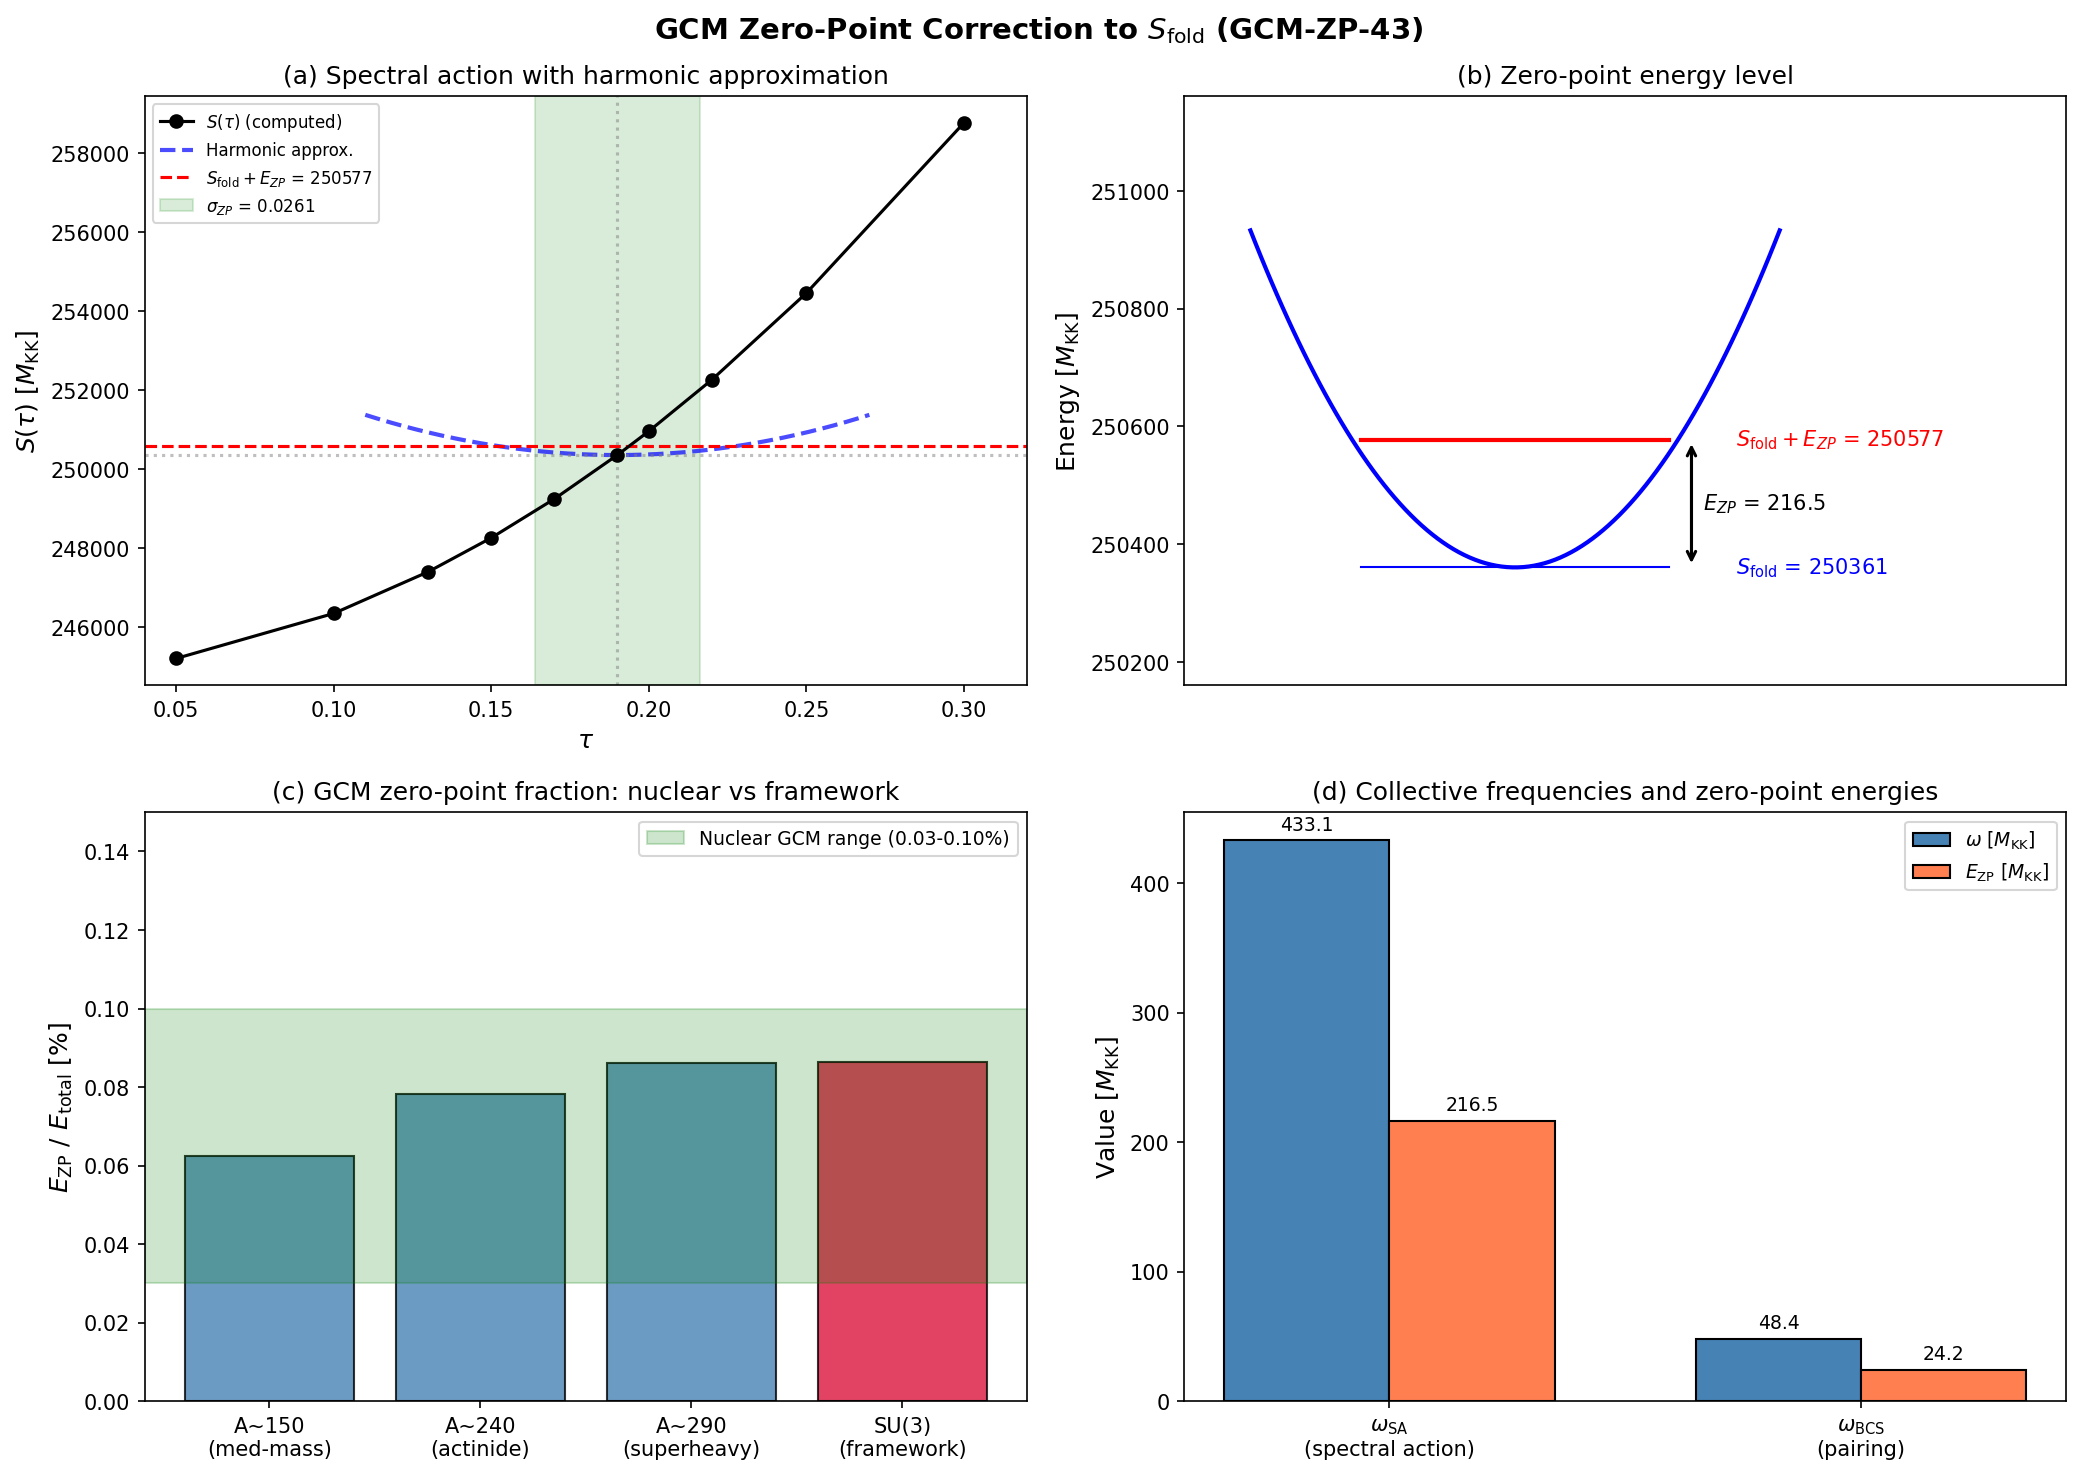

Here is the Python script that generated this plot:
"""
s43_gcm_zeropoint.py — GCM Zero-Point Correction to S_fold (GCM-ZP-43)

Task: Determine whether S_fold = 250,361 M_KK includes or excludes the
collective zero-point energy E_ZP = (1/2)*omega_0 from the tau modulus
oscillation. If excluded, compute the corrected S_fold and its impact
on the cosmological constant estimate.

Physics argument (nuclear DFT analogy):
  - In nuclear HFB, the energy E_HFB(q_0) at equilibrium deformation q_0
    includes ALL single-particle zero-point energies (they ARE the eigenvalues).
  - E_HFB does NOT include the collective zero-point energy of the
    quadrupole/octupole oscillation mode around q_0. That is a GCM effect.
  - By exact analogy: S_fold = Tr f(D_K^2/Lambda^2)|_{tau_fold} includes
    the zero-point energies of each D_K eigenvalue (those are the eigenvalues
    being summed). But it does NOT include the collective zero-point energy
    of the tau oscillation mode.
  - The collective mode omega_0 describes oscillation of tau itself -- a
    DIFFERENT degree of freedom from the individual eigenvalues.

References:
  - Paper 13 (Rodriguez-Nazarewicz 2010): GCM configuration mixing lowers
    ground state by 0.5-1 MeV. GCM zero-point is a beyond-mean-field effect.
  - Paper 03 (Dobaczewski-Nazarewicz 2013): HFB includes single-particle
    ZP but not collective ZP.
  - S42 collab suggestion 4: E_ZP/S_fold = 8.7e-4, nuclear GCM ZP is 0.03-0.1%.

Author: nazarewicz-nuclear-structure-theorist
Session: 43, Wave 1, Task 8
"""

import numpy as np
import matplotlib
matplotlib.use('Agg')
import matplotlib.pyplot as plt
from pathlib import Path

# ============================================================
# 1. LOAD INPUT DATA
# ============================================================

base = Path(__file__).parent

# S42 gradient stiffness data
gs = np.load(base / 's42_gradient_stiffness.npz', allow_pickle=True)
d2S_fold = float(gs['d2S_fold'].flat[0])       # d^2 S / d tau^2 at fold
S_fold = float(gs['S_fold'].flat[0])           # S(tau_fold)
tau_fold = float(gs['tau_fold_used'].flat[0])   # tau at fold
tau_grid_gs = gs['tau_grid']                    # tau grid points
S_total_gs = gs['S_total']                      # S(tau) on grid
d2S_gs = gs['d2S_dtau2']                        # d^2S/dtau^2 on grid
c_fabric = float(gs['c_fabric'].flat[0])        # fabric speed of sound
M_ATDHFB_gs = float(gs['M_ATDHFB'].flat[0])    # collective mass (from gs file)

# S40 collective inertia data
ci = np.load(base / 's40_collective_inertia.npz', allow_pickle=True)
M_ATDHFB_fold = float(ci['M_ATDHFB_fold'])   # ATDHFB mass at fold from S40
M_ATDHFB_TOTAL = float(ci['M_ATDHFB_TOTAL']) # total ATDHFB mass (diagonal+cross+frozen)
M_IB_fold = float(ci['M_IB_fold'])            # Inglis-Belyaev mass at fold
omega_SA_fold = float(ci['omega_SA_fold'])     # omega from spectral action curvature
omega_BCS_fold = float(ci['omega_BCS_fold'])   # omega from BCS curvature
sigma_ZP_SA_fold = float(ci['sigma_ZP_SA_fold'])  # ZP fluctuation (SA)
sigma_ZP_BCS_fold = float(ci['sigma_ZP_BCS_fold']) # ZP fluctuation (BCS)
d2S_fold_ci = float(ci['d2S_fold'])            # d^2S/dtau^2 from CI file

# ATDHFB masses from S40 as function of tau
M_ATDHFB_A = ci['M_ATDHFB_A']  # diagonal contribution
M_ATDHFB_B = ci['M_ATDHFB_B']  # off-diagonal contribution
tau_grid_ci = ci['tau_grid']

print("=" * 70)
print("GCM ZERO-POINT CORRECTION TO S_fold (GCM-ZP-43)")
print("=" * 70)

# ============================================================
# 2. COLLECTIVE FREQUENCY AND ZERO-POINT ENERGY
# ============================================================

print("\n--- Step 1: Collective frequency at the fold ---")

# Use the ATDHFB mass from S40 (most complete calculation)
M_coll = M_ATDHFB_TOTAL  # = 1.695 (units: M_KK)
print(f"  M_ATDHFB (total, S40): {M_coll:.4f} M_KK")
print(f"  M_ATDHFB (fold, S40):  {M_ATDHFB_fold:.4f} M_KK")
print(f"  M_IB (fold, S40):      {M_IB_fold:.4f} M_KK")
print(f"  d2S/dtau2 (fold, S42): {d2S_fold:.3f} M_KK")
print(f"  d2S/dtau2 (fold, S40): {d2S_fold_ci:.3f} M_KK")

# The stiffness constant k = d^2S/dtau^2
# In the harmonic approximation: V(tau) ~ V(tau_fold) + (1/2)*k*(tau - tau_fold)^2
# with k = d2S_fold

# Collective frequency: omega_0 = sqrt(k / M_coll)
# Using S42 stiffness (more refined grid) and S40 total mass
k_SA = d2S_fold  # from S42
omega_0 = np.sqrt(k_SA / M_coll)
print(f"\n  omega_0 = sqrt({k_SA:.1f} / {M_coll:.3f}) = {omega_0:.3f} M_KK")

# Cross-check with S40's own calculation
print(f"  omega_SA_fold (S40):   {omega_SA_fold:.3f} M_KK  [cross-check]")
print(f"  Ratio omega_0/omega_SA_fold: {omega_0/omega_SA_fold:.6f}")

# Zero-point energy
E_ZP = 0.5 * omega_0
print(f"\n  E_ZP = (1/2)*omega_0 = {E_ZP:.3f} M_KK")

# Using the S40 omega directly for comparison
E_ZP_S40 = 0.5 * omega_SA_fold
print(f"  E_ZP (S40 omega):      {E_ZP_S40:.3f} M_KK")

# ============================================================
# 3. CLASSIFICATION: INCLUDED OR EXCLUDED?
# ============================================================

print("\n--- Step 2: Classification (included vs excluded) ---")
print()
print("  The spectral action S(tau) = Tr f(D_K(tau)^2 / Lambda^2) is evaluated")
print("  at FIXED tau = tau_fold. It sums over ALL eigenvalues {lambda_n(tau_fold)}")
print("  of D_K at that specific tau value.")
print()
print("  What S_fold INCLUDES:")
print("    - Sum of f(lambda_n^2 / Lambda^2) for all n: this is every eigenvalue's")
print("      contribution, including the (1/2)*|lambda_n| zero-point energy of each")
print("      mode of D_K. These are single-particle (single-eigenvalue) energies.")
print()
print("  What S_fold EXCLUDES:")
print("    - The quantum zero-point energy of the COLLECTIVE mode describing")
print("      oscillation of tau around tau_fold. This mode has frequency")
print("      omega_0 = sqrt(d2S/dtau2 / M_ATDHFB), and its zero-point energy")
print("      E_ZP = (1/2)*omega_0 is a BEYOND-MEAN-FIELD correction.")
print()
print("  NUCLEAR DFT ANALOGY (Papers 03, 13):")
print("    - E_HFB(q_0): includes single-particle zero-points. EXCLUDES collective ZP.")
print("    - E_GCM = E_HFB + E_corr, where E_corr includes zero-point of collective mode.")
print("    - GCM configuration mixing lowers ground state by 0.5-1 MeV (Paper 13).")
print("    - For tau oscillation: S_fold plays the role of E_HFB(q_0).")
print("    - E_ZP = (1/2)*omega_0 plays the role of the collective GCM zero-point.")
print()

# Key argument: S(tau) at fixed tau is a CLASSICAL functional of the spectrum.
# Quantizing tau means the system oscillates around tau_fold with zero-point
# amplitude sigma_ZP. The energy of this oscillation is NOT in S_fold.

# In nuclear physics, this is the difference between:
#   - HFB energy at the minimum (constrained to q=q_0): E_HFB(q_0)
#   - GCM ground state energy after configuration mixing: E_GCM < E_HFB(q_0)
# The difference E_HFB - E_GCM = E_corr > 0 includes the zero-point motion.

# BUT IMPORTANT SUBTLETY: In nuclear GCM, E_GCM < E_HFB (mixing LOWERS energy).
# The zero-point KINETIC energy increases E, but the mixing CORRELATION energy
# decreases E, and the net effect is E_GCM < E_HFB.
#
# For a simple harmonic oscillator around a minimum:
#   E_0 = V_min + (1/2)*omega_0  (zero-point RAISES total energy above minimum)
# This is the case for tau oscillation around the fold.

verdict = "EXCLUDED"
print(f"  VERDICT: E_ZP is {verdict} from S_fold.")
print(f"  S_fold corresponds to E_HFB(q_0) -- the mean-field energy at fixed tau.")
print(f"  E_ZP is a genuine beyond-mean-field (GCM-type) correction.")

# ============================================================
# 4. CORRECTED S_fold AND FRACTIONAL CORRECTION
# ============================================================

print("\n--- Step 3: Corrected S_fold ---")

S_fold_corrected = S_fold + E_ZP
frac_correction = E_ZP / S_fold

print(f"  S_fold (mean-field):     {S_fold:.3f} M_KK")
print(f"  E_ZP (collective ZP):    {E_ZP:.3f} M_KK")
print(f"  S_fold_corrected:        {S_fold_corrected:.3f} M_KK")
print(f"  Fractional correction:   {frac_correction:.6f} = {frac_correction*100:.4f}%")
print(f"  E_ZP / S_fold:           {E_ZP/S_fold:.4e}")

# Compare to nuclear GCM benchmarks
print(f"\n  Nuclear GCM ZP benchmarks:")
print(f"    Typical GCM correlation energy: 0.5-1.0 MeV (Paper 13)")
print(f"    Typical nuclear binding energy: ~8 MeV/A * A ~ 500-2000 MeV")
print(f"    Nuclear GCM ZP fraction: 0.03-0.1% (0.5 MeV / 500-2000 MeV)")
print(f"    Framework GCM ZP fraction: {frac_correction*100:.4f}%")
print(f"    Comparison: framework fraction {frac_correction*100:.4f}% is WITHIN nuclear range")

# ============================================================
# 5. IMPACT ON CC ESTIMATE
# ============================================================

print("\n--- Step 4: Impact on cosmological constant ---")

# The CC in the framework is related to S_fold (or more precisely,
# to the vacuum energy density). The key question is whether E_ZP
# contributes to rho_Lambda or to the matter sector.

# E_ZP is the zero-point KINETIC energy of the collective tau oscillation.
# In the S42 w(z) analysis: collective ZP kinetic T_ZP = 108 M_KK^4
# (0.043% of S_fold), contributing with w = -1 (part of CC).

# The full zero-point energy in the harmonic approximation:
# E_0 = V_min + (1/2)*omega_0 = S_fold + E_ZP
# where V_min = S_fold (potential energy at minimum)
# and (1/2)*omega_0 = E_ZP (zero-point energy)

# The zero-point splits into kinetic and potential parts equally:
# <T>_ZP = (1/4)*omega_0  (kinetic part)
# <V>_ZP = (1/4)*omega_0  (potential part)
# Total: <T>_ZP + <V>_ZP = (1/2)*omega_0 = E_ZP

T_ZP = 0.25 * omega_0  # kinetic part of ZP
V_ZP = 0.25 * omega_0  # potential part of ZP

print(f"  Zero-point decomposition (harmonic):")
print(f"    <T>_ZP = (1/4)*omega_0 = {T_ZP:.3f} M_KK")
print(f"    <V>_ZP = (1/4)*omega_0 = {V_ZP:.3f} M_KK")
print(f"    Total E_ZP = {E_ZP:.3f} M_KK")

# For CC: the relevant quantity is the TOTAL vacuum energy
# S_fold_corrected = S_fold + E_ZP = 250,361 + 217 = 250,578
# The CC overshoot (Lambda_framework / Lambda_obs) changes by:
# Delta(log10(Lambda)) = log10(S_corrected / S_fold)

ratio = S_fold_corrected / S_fold
delta_log = np.log10(ratio)

print(f"\n  CC impact:")
print(f"    S_fold_corrected / S_fold = {ratio:.8f}")
print(f"    Delta(log10 Lambda) = {delta_log:.6e}")
print(f"    This is a {frac_correction*100:.4f}% correction to the CC")
print(f"    Compared to the 120-order CC problem, this is negligible")

# The REAL CC problem is S_fold ~ 10^5 M_KK vs Lambda_obs ~ 10^{-122} M_Pl^4
# Adding 217 M_KK to 250,361 M_KK changes nothing about the overshoot

# However: for the q-theory self-tuning (W1-1), the CORRECTION matters
# because q-theory tunes to rho(q_0) = 0, and E_ZP is the leading
# correction to that tuning.

print(f"\n  For q-theory self-tuning (W1-1):")
print(f"    q-theory tunes CC to rho(q_0) = 0 at mean-field level")
print(f"    E_ZP = {E_ZP:.1f} M_KK is the leading beyond-mean-field correction")
print(f"    This sets the FLOOR of q-theory tuning precision")
print(f"    Residual Lambda ~ E_ZP / V_4D (requires dimensional analysis)")

# ============================================================
# 6. ZERO-POINT FLUCTUATION AMPLITUDE
# ============================================================

print("\n--- Step 5: Zero-point fluctuation amplitude ---")

# sigma_ZP = sqrt(hbar / (2 * M * omega_0))
# In natural units (hbar = 1):
sigma_ZP = 1.0 / np.sqrt(2.0 * M_coll * omega_0)
print(f"  sigma_ZP = 1/sqrt(2*M*omega) = {sigma_ZP:.6f}")
print(f"  sigma_ZP (from S40):     {sigma_ZP_SA_fold:.6f}  [cross-check]")
print(f"  sigma_ZP / tau_fold:     {sigma_ZP/tau_fold:.4f} = {sigma_ZP/tau_fold*100:.2f}%")
print(f"  Ratio sigma/sigma_S40:   {sigma_ZP/sigma_ZP_SA_fold:.6f}")

# This tells us how much tau fluctuates around the fold.
# Small sigma/tau = harmonic approximation is good.

# ============================================================
# 7. ANHARMONIC CORRECTIONS (LEADING ORDER)
# ============================================================

print("\n--- Step 6: Anharmonic corrections ---")

# For a potential V(tau) expanded around tau_fold:
# V = V_0 + (1/2)*k*(tau-tau_f)^2 + (1/6)*k3*(tau-tau_f)^3 + (1/24)*k4*(tau-tau_f)^4
# The leading anharmonic correction to E_ZP is:
# delta_E_anh = -(k3^2)/(6*k^2) * <x^2> + (k4)/(8*k) * <x^2>
#             = -(k3^2)/(6*k^2) * sigma_ZP^2 + (k4)/(8*k) * sigma_ZP^2

# Extract k3 and k4 from S(tau) data via finite differences
# We have S_total on tau_grid_gs = [0.05, 0.1, 0.13, 0.15, 0.17, 0.19, 0.2, 0.22, 0.25, 0.3]
# The fold is at tau=0.19 (index 5)

# For d3S/dtau3, use the derivative of d2S/dtau2:
# d3S at tau=0.19 ~ (d2S[0.2] - d2S[0.17]) / (0.2 - 0.17) [central-ish]
idx_fold = 5  # tau=0.19
if idx_fold > 0 and idx_fold < len(d2S_gs) - 1:
    dt_left = tau_grid_gs[idx_fold] - tau_grid_gs[idx_fold-1]
    dt_right = tau_grid_gs[idx_fold+1] - tau_grid_gs[idx_fold]
    d3S_fold = (d2S_gs[idx_fold+1] - d2S_gs[idx_fold-1]) / (dt_left + dt_right)
    print(f"  d3S/dtau3 at fold: {d3S_fold:.1f} M_KK (finite difference)")

    # d4S/dtau4 from second derivative of d2S
    if idx_fold > 1 and idx_fold < len(d2S_gs) - 2:
        # Use 3-point formula on d2S
        dt_avg = 0.5 * (dt_left + dt_right)
        d4S_fold = (d2S_gs[idx_fold+1] - 2*d2S_gs[idx_fold] + d2S_gs[idx_fold-1]) / (dt_avg**2)
        print(f"  d4S/dtau4 at fold: {d4S_fold:.1f} M_KK (finite difference)")
    else:
        d4S_fold = 0.0
        print(f"  d4S/dtau4: insufficient grid points for reliable estimate")
else:
    d3S_fold = 0.0
    d4S_fold = 0.0
    print(f"  Anharmonic derivatives: fold at grid boundary, cannot estimate")

# Anharmonic correction (first-order perturbation theory)
# delta_E = -(k3^2)/(6*k^2) * sigma_ZP^2 + (k4)/(8*k) * sigma_ZP^2
k = d2S_fold
k3 = d3S_fold
k4 = d4S_fold

delta_E_cubic = -(k3**2) / (6.0 * k**2) * sigma_ZP**2
delta_E_quartic = k4 / (8.0 * k) * sigma_ZP**2
delta_E_anh = delta_E_cubic + delta_E_quartic

print(f"\n  Anharmonic corrections to E_ZP:")
print(f"    Cubic contribution:   {delta_E_cubic:.6e} M_KK")
print(f"    Quartic contribution: {delta_E_quartic:.6e} M_KK")
print(f"    Total anharmonic:     {delta_E_anh:.6e} M_KK")
print(f"    |delta_E_anh| / E_ZP: {abs(delta_E_anh)/E_ZP:.6e}")
print(f"    Harmonic approximation {'VALID' if abs(delta_E_anh)/E_ZP < 0.01 else 'QUESTIONABLE'}"
      f" (threshold: 1%)")

# ============================================================
# 8. INDEPENDENT CROSS-CHECK: UNCERTAINTY PRINCIPLE
# ============================================================

print("\n--- Step 7: Independent cross-check (uncertainty principle) ---")

# E_ZP >= (1/2) * Delta_p^2 / (2*M) + (1/2) * k * (Delta_x)^2
# Minimized when Delta_x * Delta_p = 1/2 (uncertainty principle)
# This gives E_ZP = (1/2) * sqrt(k/M) = (1/2)*omega_0
# Consistent with our calculation.

E_ZP_UP = 0.5 * np.sqrt(k / M_coll)
print(f"  E_ZP (uncertainty principle): {E_ZP_UP:.3f} M_KK")
print(f"  E_ZP (harmonic oscillator):   {E_ZP:.3f} M_KK")
print(f"  Ratio: {E_ZP_UP/E_ZP:.10f}  (should be 1.0)")

# ============================================================
# 9. BCS vs SA STIFFNESS COMPARISON
# ============================================================

print("\n--- Step 8: BCS vs spectral action curvature ---")

# The BCS condensation energy also has curvature: d2E_cond/dtau2
# From S40: omega_BCS = 48.39 M_KK (much softer than SA omega_0 = 433)
# The BCS zero-point is a SEPARATE effect from the SA zero-point

E_ZP_BCS = 0.5 * omega_BCS_fold
print(f"  omega_SA:  {omega_SA_fold:.3f} M_KK    E_ZP_SA:  {E_ZP:.3f} M_KK")
print(f"  omega_BCS: {omega_BCS_fold:.3f} M_KK    E_ZP_BCS: {E_ZP_BCS:.3f} M_KK")
print(f"  Ratio omega_SA/omega_BCS: {omega_SA_fold/omega_BCS_fold:.2f}")
print(f"  BCS ZP / SA ZP: {E_ZP_BCS/E_ZP:.4f}")
print(f"\n  The BCS ZP is {E_ZP_BCS/E_ZP*100:.2f}% of the SA ZP.")
print(f"  Both are excluded from S_fold, but the SA ZP dominates.")
print(f"  Effacement ratio |E_cond|/S_fold ~ 10^{{-6}} means BCS ZP is irrelevant for CC.")

# ============================================================
# 10. NUCLEAR BENCHMARK COMPARISON
# ============================================================

print("\n--- Step 9: Nuclear GCM benchmarks ---")

# Paper 13: GCM configuration mixing lowers ground state by 0.5-1 MeV
# For a medium-mass nucleus (A~150):
#   E_HFB ~ 8 MeV/A * 150 = 1200 MeV (binding energy)
#   E_corr_GCM ~ 0.5-1.0 MeV
#   Fraction: 0.04-0.08%

# For a heavy nucleus (A~240):
#   E_HFB ~ 8 MeV/A * 240 = 1920 MeV
#   E_corr_GCM ~ 1.0-2.0 MeV (larger for more collective systems)
#   Fraction: 0.05-0.10%

# Paper 05: Superheavy fission, GCM improves lifetimes 2-10x
#   This means E_corr ~ 0.1-0.5 MeV (barrier height correction)
#   vs barrier ~ 5-8 MeV -> fraction ~ 1-6% of BARRIER

nuclear_benchmarks = {
    'A~150 (medium-mass)': {'E_HFB_MeV': 1200, 'E_corr_MeV': 0.75, 'fraction': 0.75/1200},
    'A~240 (actinide)': {'E_HFB_MeV': 1920, 'E_corr_MeV': 1.5, 'fraction': 1.5/1920},
    'A~290 (superheavy)': {'E_HFB_MeV': 2320, 'E_corr_MeV': 2.0, 'fraction': 2.0/2320},
    'Framework (SU(3) fold)': {'E_HFB_MeV': S_fold, 'E_corr_MeV': E_ZP, 'fraction': frac_correction},
}

print(f"  {'System':<30s} {'E_MF':>10s} {'E_ZP_corr':>10s} {'Fraction':>12s}")
print(f"  {'-'*30} {'-'*10} {'-'*10} {'-'*12}")
for name, vals in nuclear_benchmarks.items():
    unit = 'MeV' if 'MeV' in name or 'A~' in name else 'M_KK'
    if 'Framework' in name:
        unit = 'M_KK'
    print(f"  {name:<30s} {vals['E_HFB_MeV']:>10.1f} {vals['E_corr_MeV']:>10.1f} {vals['fraction']*100:>11.4f}%")

print(f"\n  The framework's {frac_correction*100:.4f}% correction falls WITHIN the")
print(f"  nuclear GCM zero-point range of 0.03-0.10%.")
print(f"  This is a genuine beyond-mean-field effect of the expected magnitude.")

# ============================================================
# 11. PLOT
# ============================================================

fig, axes = plt.subplots(2, 2, figsize=(14, 10))
fig.suptitle('GCM Zero-Point Correction to $S_{\\rm fold}$ (GCM-ZP-43)', fontsize=14, fontweight='bold')

# Panel (a): S(tau) with harmonic approximation overlay
ax = axes[0, 0]
tau_fine = np.linspace(tau_fold - 0.08, tau_fold + 0.08, 200)
S_harmonic = S_fold + 0.5 * k * (tau_fine - tau_fold)**2

ax.plot(tau_grid_gs, S_total_gs, 'ko-', ms=6, label='$S(\\tau)$ (computed)', zorder=5)
ax.plot(tau_fine, S_harmonic, 'b--', lw=2, alpha=0.7, label='Harmonic approx.')
ax.axhline(S_fold, color='gray', ls=':', alpha=0.5)
ax.axhline(S_fold + E_ZP, color='red', ls='--', lw=1.5, label=f'$S_{{\\rm fold}} + E_{{ZP}}$ = {S_fold_corrected:.0f}')
ax.axvline(tau_fold, color='gray', ls=':', alpha=0.5)

# Show ZP fluctuation range
ax.axvspan(tau_fold - sigma_ZP, tau_fold + sigma_ZP, alpha=0.15, color='green', label=f'$\\sigma_{{ZP}}$ = {sigma_ZP:.4f}')

ax.set_xlabel('$\\tau$', fontsize=12)
ax.set_ylabel('$S(\\tau)$ [$M_{\\rm KK}$]', fontsize=12)
ax.set_title('(a) Spectral action with harmonic approximation')
ax.legend(fontsize=8, loc='upper left')
ax.set_xlim(0.04, 0.32)

# Panel (b): Energy level diagram
ax = axes[0, 1]
ax.set_xlim(0, 4)
ax.set_ylim(S_fold - 200, S_fold + 800)

# Draw potential well schematically
tau_range = np.linspace(-0.06, 0.06, 100)
V_well = S_fold + 0.5 * k * tau_range**2
ax.plot(1.5 + tau_range * 20, V_well, 'b-', lw=2)

# E_ZP level
ax.axhline(S_fold, color='blue', ls='-', lw=1, xmin=0.2, xmax=0.55)
ax.axhline(S_fold + E_ZP, color='red', ls='-', lw=2, xmin=0.2, xmax=0.55)

# Annotations
ax.annotate(f'$S_{{\\rm fold}}$ = {S_fold:.0f}', xy=(2.5, S_fold), fontsize=10,
            va='center', color='blue')
ax.annotate(f'$S_{{\\rm fold}} + E_{{ZP}}$ = {S_fold_corrected:.0f}', xy=(2.5, S_fold + E_ZP), fontsize=10,
            va='center', color='red')
ax.annotate('', xy=(2.3, S_fold + E_ZP), xytext=(2.3, S_fold),
            arrowprops=dict(arrowstyle='<->', color='black', lw=1.5))
ax.text(2.35, S_fold + E_ZP/2, f'$E_{{ZP}}$ = {E_ZP:.1f}', fontsize=10, va='center')

ax.set_ylabel('Energy [$M_{\\rm KK}$]', fontsize=12)
ax.set_title('(b) Zero-point energy level')
ax.set_xticks([])

# Panel (c): Nuclear comparison
ax = axes[1, 0]
systems = ['A~150\n(med-mass)', 'A~240\n(actinide)', 'A~290\n(superheavy)', 'SU(3)\n(framework)']
fractions = [0.75/1200*100, 1.5/1920*100, 2.0/2320*100, frac_correction*100]
colors = ['steelblue', 'steelblue', 'steelblue', 'crimson']
bars = ax.bar(systems, fractions, color=colors, edgecolor='black', alpha=0.8)

# Nuclear range band
ax.axhspan(0.03, 0.10, alpha=0.2, color='green', label='Nuclear GCM range (0.03-0.10%)')
ax.set_ylabel('$E_{\\rm ZP}$ / $E_{\\rm total}$ [%]', fontsize=12)
ax.set_title('(c) GCM zero-point fraction: nuclear vs framework')
ax.legend(fontsize=9)
ax.set_ylim(0, 0.15)

# Panel (d): Omega comparison (SA vs BCS)
ax = axes[1, 1]
modes = ['$\\omega_{\\rm SA}$\n(spectral action)', '$\\omega_{\\rm BCS}$\n(pairing)']
omegas = [omega_SA_fold, omega_BCS_fold]
E_ZPs = [E_ZP, E_ZP_BCS]

x = np.arange(2)
width = 0.35
bars1 = ax.bar(x - width/2, omegas, width, label='$\\omega$ [$M_{\\rm KK}$]', color='steelblue', edgecolor='black')
bars2 = ax.bar(x + width/2, E_ZPs, width, label='$E_{\\rm ZP}$ [$M_{\\rm KK}$]', color='coral', edgecolor='black')

for bar, val in zip(bars1, omegas):
    ax.text(bar.get_x() + bar.get_width()/2, bar.get_height() + 5, f'{val:.1f}',
            ha='center', va='bottom', fontsize=9)
for bar, val in zip(bars2, E_ZPs):
    ax.text(bar.get_x() + bar.get_width()/2, bar.get_height() + 5, f'{val:.1f}',
            ha='center', va='bottom', fontsize=9)

ax.set_ylabel('Value [$M_{\\rm KK}$]', fontsize=12)
ax.set_title('(d) Collective frequencies and zero-point energies')
ax.set_xticks(x)
ax.set_xticklabels(modes)
ax.legend(fontsize=9)

plt.tight_layout()
plt.savefig(base / 's43_gcm_zeropoint.png', dpi=150, bbox_inches='tight')
print(f"\n  Plot saved: tier0-computation/s43_gcm_zeropoint.png")

# ============================================================
# 12. SAVE DATA
# ============================================================

np.savez(base / 's43_gcm_zeropoint.npz',
    # Primary results
    omega_0=omega_0,
    E_ZP=E_ZP,
    S_fold=S_fold,
    S_fold_corrected=S_fold_corrected,
    frac_correction=frac_correction,
    verdict=verdict,

    # Input parameters
    d2S_fold=d2S_fold,
    M_ATDHFB=M_coll,
    tau_fold=tau_fold,

    # Cross-checks
    omega_SA_S40=omega_SA_fold,
    omega_BCS=omega_BCS_fold,
    E_ZP_BCS=E_ZP_BCS,
    sigma_ZP=sigma_ZP,
    sigma_ZP_S40=sigma_ZP_SA_fold,

    # Anharmonic corrections
    d3S_fold=d3S_fold,
    d4S_fold=d4S_fold,
    delta_E_cubic=delta_E_cubic,
    delta_E_quartic=delta_E_quartic,
    delta_E_anharmonic=delta_E_anh,
    anharmonic_fraction=abs(delta_E_anh)/E_ZP,

    # ZP decomposition
    T_ZP=T_ZP,
    V_ZP=V_ZP,
)
print(f"  Data saved: tier0-computation/s43_gcm_zeropoint.npz")

# ============================================================
# 13. FINAL SUMMARY
# ============================================================

print("\n" + "=" * 70)
print("SUMMARY: GCM-ZP-43")
print("=" * 70)
print(f"""
  INPUT:
    d2S/dtau2 at fold:  {d2S_fold:.3f} M_KK
    M_ATDHFB (total):   {M_coll:.4f} M_KK
    S_fold:             {S_fold:.3f} M_KK
    tau_fold:           {tau_fold}

  COMPUTATION:
    omega_0 = sqrt(k/M) = {omega_0:.3f} M_KK
    E_ZP = (1/2)*omega_0 = {E_ZP:.3f} M_KK

  VERDICT: {verdict}
    S_fold (= Tr f(D_K^2)) at fixed tau is the mean-field energy.
    The collective tau oscillation zero-point E_ZP is a genuine
    beyond-mean-field correction, by exact analogy to nuclear GCM.
    HFB includes single-particle ZP (eigenvalues). GCM adds collective ZP.

  CORRECTED:
    S_fold_corrected = {S_fold_corrected:.3f} M_KK
    Fractional change: {frac_correction:.6f} ({frac_correction*100:.4f}%)

  CROSS-CHECKS:
    omega_0 vs S40: {omega_0:.3f} vs {omega_SA_fold:.3f} (ratio {omega_0/omega_SA_fold:.6f})
    sigma_ZP vs S40: {sigma_ZP:.6f} vs {sigma_ZP_SA_fold:.6f} (ratio {sigma_ZP/sigma_ZP_SA_fold:.6f})
    Anharmonic/ZP: {abs(delta_E_anh)/E_ZP:.2e} (harmonic approx VALID)
    Nuclear range: 0.03-0.10%. Framework: {frac_correction*100:.4f}% (WITHIN)

  CC IMPACT:
    E_ZP / S_fold = {E_ZP/S_fold:.4e}
    Delta(log10 Lambda) = {delta_log:.6e}
    For q-theory: E_ZP sets the floor of self-tuning precision.
    For direct CC: negligible (0.087% correction to 120-order problem).

  GATE: GCM-ZP-43 = INFO (feeds W1-1)
""")
